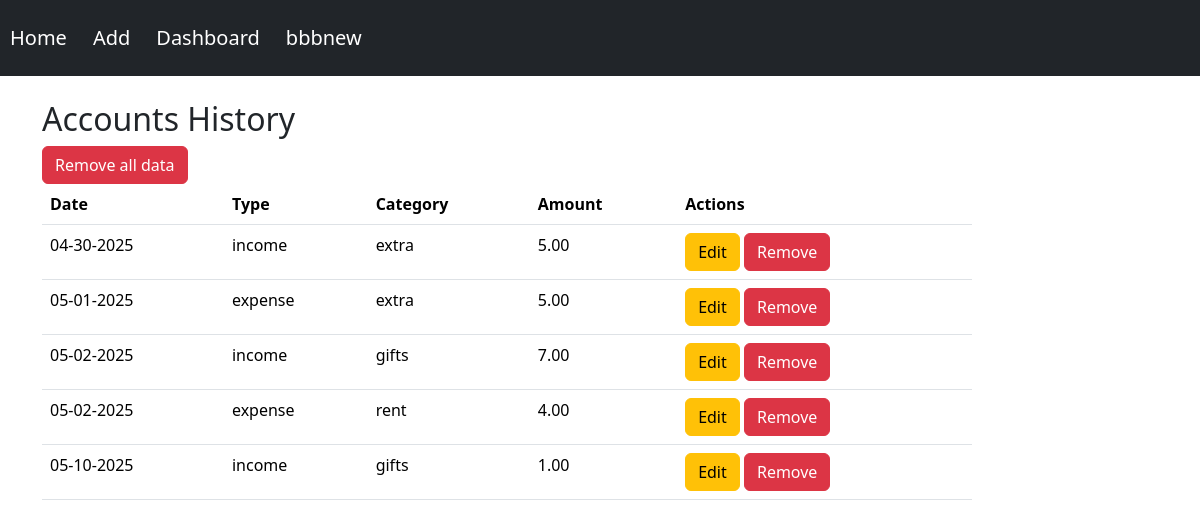
Page /home (signed in) on the earlier database version.
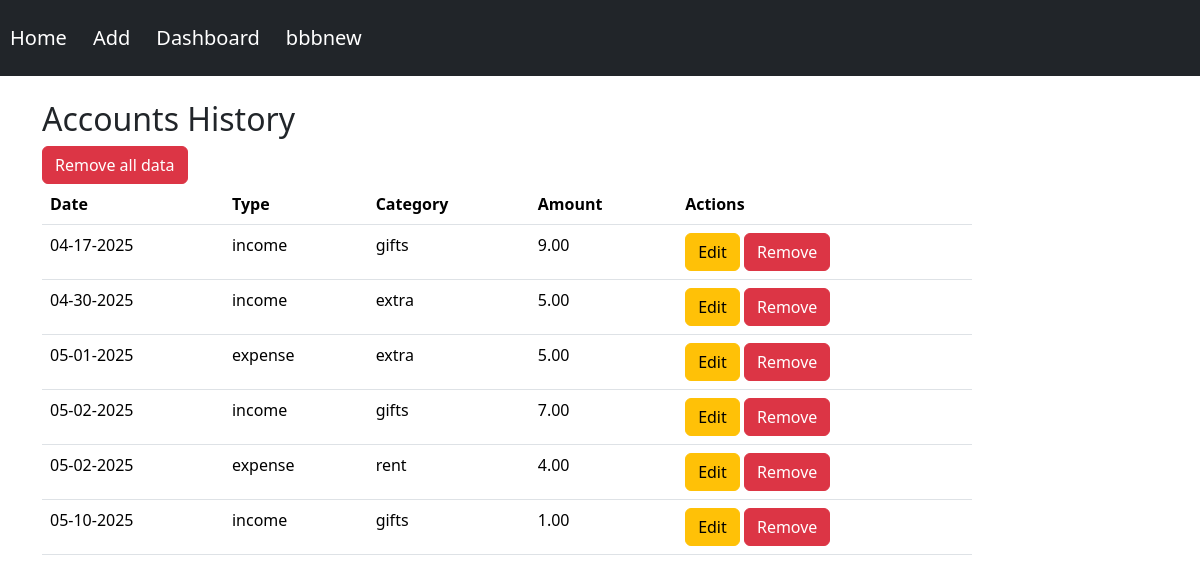
Same page on the later database version.
### data/users.py (models this page shows, shortened)
class User(SqlAlchemyBase, UserMixin):
    __tablename__ = 'users'
    id = sa.Column(sa.Integer, primary_key=True, autoincrement=True)
    surname = sa.Column(sa.String, nullable=True)
    name = sa.Column(sa.String, nullable=True)
    age = sa.Column(sa.Integer, nullable=True)
    email = sa.Column(sa.String, index=True, unique=True, nullable=True)
    hashed_password = sa.Column(sa.String, nullable=True)
    modified_date = sa.Column(sa.DateTime, default=datetime.datetime.now)
    pfp = sa.Column(sa.String, nullable=True)

### data/accounts.py (models this page shows, shortened)
class Accounts(SqlAlchemyBase):
    __tablename__ = 'accounts'
    id = sa.Column(sa.Integer, primary_key=True, autoincrement=True)
    user = sa.Column(sa.Integer, sa.ForeignKey("users.id"))
    type = sa.Column(sa.String, default='income')
    category = sa.Column(sa.String, default='salary')
    date = sa.Column(sa.Date)
    amount = sa.Column(sa.Numeric, default=0)

### main.py (the view)
@app.route('/home')
@login_required
def index():
    db_sess = db_session.create_session()
    accounts = db_sess.query(Accounts).filter(Accounts.user == current_user.id).order_by(Accounts.date.asc()).all()
    ai_cache.clear()
    db_sess.close()
    return render_template('index.html', title='Finance Tracker', accounts=accounts)

### data/__db_session.py (called while the page is built)
def create_session() -> Session:
    return __factory()

### main.py (called while the page is built)
@login_manager.user_loader
def load_user(user_id: id) -> User | None:
    return db_session.create_session().get(User, user_id)

### templates/index.html (shortened to what this page needs)
{% extends "base.html" %}
{% block content %}
    <div class="col-sm-10 ml-auto mr-auto ">
        <H2>Accounts History</H2>
        <div>
            <a onclick="showDeleteModal1()" class="btn btn-danger">
                Remove all data
            </a>
        </div>
        <table class="table">
            <thead class="thead-dark">
            <tr>
                <th scope="col">Date</th>
                <th scope="col">Type</th>
                <th scope="col">Category</th>
                <th scope="col">Amount</th>
                <th scope="col">Actions</th>
            </tr>
            </thead>
            <tbody>
            {% for entry in accounts %}
                <tr>
                    <td>{{ entry.date.strftime("%m-%d-%Y") }}</td>
                    <td>{{ entry.type }}</td>
                    <td>{{ entry.category }}</td>
                    <td>{{ (entry.amount|round(2)|string) }}</td>
                    <td>
                        <div>
                            <a href="/accounts/{{ entry.id }}" class="btn btn-warning">
                                Edit
                            </a>
                            <a onclick="showDeleteModal({{ entry.id }})" class="btn btn-danger">
                                Remove
                            </a>
                        </div>
                    </td>
                </tr>
            {% endfor %}
            </tbody>
        </table>
    </div>
{% endblock %}

### templates/base.html (shortened to what this page needs)
<!doctype html>
<html lang="en">
<head>
    <link href="https://cdn.jsdelivr.net/npm/bootstrap@5.3.5/dist/css/bootstrap.min.css" rel="stylesheet"
>
    <link rel="stylesheet"
          href="/static/css/style.css">
</head>
<body>
<header>
    <div class="container-fluid">
        <div class="row">
            <div class="col-md-12 p-0">
                <header class="mb-4">
                    <nav class="navbar navbar-expand-lg navbar-dark bg-dark">
                        <a class="navbar-brand" href="{{ url_for('index') }}">Home</a>
                        <div class="collapse navbar-collapse" id="navbarNavAltMarkup">
                            <div class="navbar-nav ml-auto mr-3">
                                <a class="navbar-brand" href="{{ url_for('add_account') }}">Add</a>
                                <a class="navbar-brand" href="/period">Dashboard</a>
                                {% if current_user.is_authenticated %}
                                    <a class="navbar-brand" href="{{ url_for('profile') }}">{{ current_user.name }}</a>
                                {% else %}
                                    <p>
                                        <a class="btn btn-primary" id="sign-up" href="/register">Sign up</a>
                                        <a class="btn btn-success" id="login" href="/login">Log in</a>
                                    </p>
                                {% endif %}
                            </div>
                        </div>
                    </nav>
                </header>
            </div>
</header>
<main role="main" class="container">
    {% block content %}{% endblock %}
</main>
</body>
</html>

### static/css/style.css (style rules this page uses)
.navbar-brand { margin-left: 10px; margin-bottom: 10px; margin-top: 10px; }

Differences in the rows shown:
added Accounts: date "04-17-2025", type "income", category "gifts", amount "9.00"
